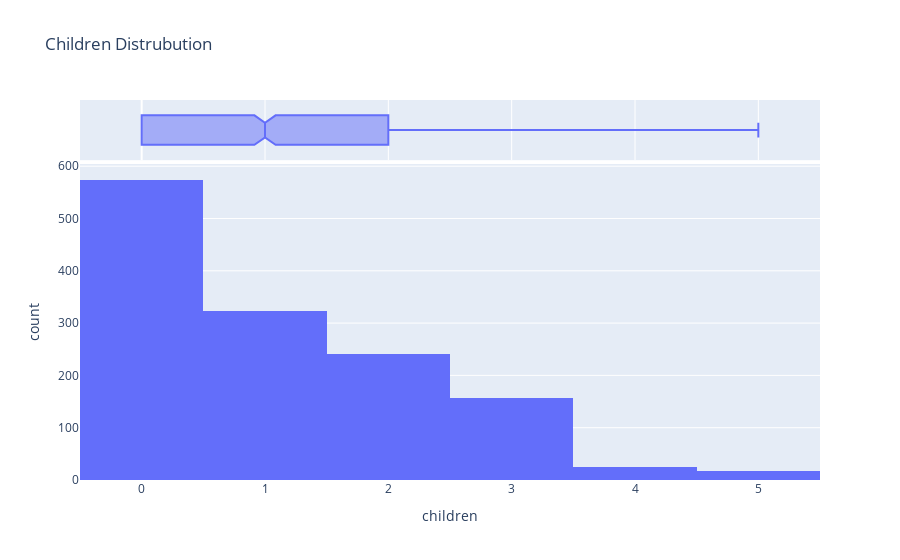

Source (notebook cell):
### Code cell
df = data1
figure = px.histogram(df, x = "children", marginal = 'box',title= "Children Distrubution")
figure.show()

### Figure 1 — Plotly figure (JSON) as saved in the notebook; plotly's stock layout.template omitted (floating-point values rounded to 4 significant figures; data arrays with more than 128 entries replaced by an {"elided": "..."} marker saying what was removed)
{"data": [{"alignmentgroup": "True", "bingroup": "x", "hovertemplate": "children=%{x}<br>count=%{y}<extra></extra>", "legendgroup": "", "marker": {"color": "#636efa", "pattern": {"shape": ""}}, "name": "", "offsetgroup": "", "orientation": "v", "showlegend": false, "type": "histogram", "x": {"elided": "1338 int values"}, "xaxis": "x", "yaxis": "y"}, {"alignmentgroup": "True", "hovertemplate": "children=%{x}<extra></extra>", "legendgroup": "", "marker": {"color": "#636efa"}, "name": "", "notched": true, "offsetgroup": "", "showlegend": false, "type": "box", "x": {"elided": "1338 int values"}, "xaxis": "x2", "yaxis": "y2"}], "layout": {"barmode": "relative", "legend": {"tracegroupgap": 0}, "title": {"text": "Children Distrubution"}, "xaxis": {"anchor": "y", "domain": [0, 1], "title": {"text": "children"}}, "xaxis2": {"anchor": "y2", "domain": [0, 1], "matches": "x", "showgrid": true, "showticklabels": false}, "yaxis": {"anchor": "x", "domain": [0, 0.8316], "title": {"text": "count"}}, "yaxis2": {"anchor": "x2", "domain": [0.8416, 1], "matches": "y2", "showgrid": false, "showline": false, "showticklabels": false, "ticks": ""}}}
